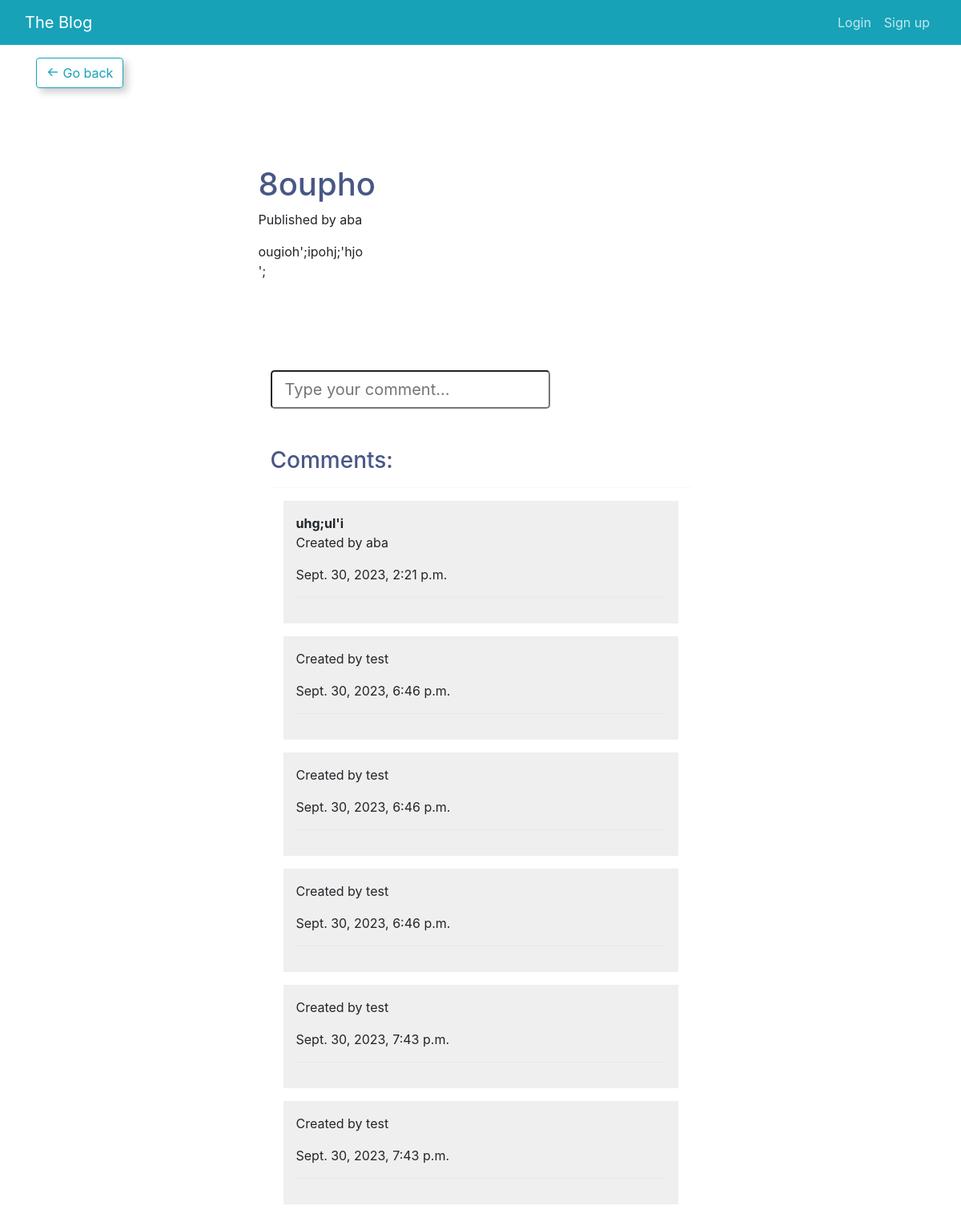
The page /blog/21/ on the database its author committed.
### blog/models.py (models this page shows, shortened)
class Post (models.Model):
    title = models.CharField(max_length=255)
    statue = models.CharField(max_length=2)
    content = HTMLField()
    owner = models.ForeignKey(
        User,
        on_delete=models.CASCADE,
        related_name='posts_owner'
    )
    publish_date = models.DateTimeField(auto_now_add=True)

class Comment (models.Model):
    post = models.ForeignKey(
        Post,
        on_delete=models.CASCADE
    )
    user = models.ForeignKey(
        User,
        on_delete=models.CASCADE,
        related_name='user_comments'
    )
    comment_content = models.CharField(max_length=255)
    publish_data = models.DateTimeField(auto_now_add=True)

### blog/views.py (the view, shortened to what this page needs)
# urls.py: path('blog/<int:pk>/', views.DetailPostView.as_view(), name='detail_post'),
class DetailPostView(DetailView):
    def get(self, request, pk):
        comments = Comment.objects.all().filter(post_id=pk).order_by('publish_data')
        post = Post.objects.all().filter(id=pk)
        return render(request, 'blog/blog_post.html', {'comments': comments, 'post': post[0]})

### blog/templates/blog/blog_post.html (shortened to what this page needs)
{% extends "blog/base.html" %}
{% block content %}
<div class="container">
    <div class="row">
        <div class="col-md-12 mx-auto mt-3">
            <a class="btn btn-outline-info" href="{% url 'index' %}">
                <i class="bx bx-arrow-back"></i> Go back
            </a>
        </div>
    </div>
    <div class="row mt-5">
        <div class="col-md-6 mx-auto mt-5 mb-5">
            <h1>{{ post.title }}</h1>
            <p class="date">
                Published {{ post.publish }} by {{ post.owner }}
            </p>
            {{ post.content|safe|linebreaks }}
        </div>
    </div>
    <div class="col-md-6 mx-auto mt-5 mb-5">
        <div class="mt-5">
            <form method="post" class="form-inline">
                <input type="text" name="comment_field" class="form-control-lg" placeholder="Type your comment...">
            </form>
        </div>
        <div class="mt-5">
            {% if not comments %}
            <h2>No comments yet.</h2>
            {% else %}
            <h3>Comments:</h3>
            <hr>
            {% for comment in comments %}
            <div class="mx-3 my-3 p-3" style="background-color: #efefef;">
                <strong>{{ comment.comment_content }}</strong>
                <p class="user">
                    Created by {{ comment.user }}
                </p>
                <p class="date">
                    {{ comment.publish_data }}
                </p>
                <hr>
            </div>
            {% endfor %}
            {% endif %}
        </div>
    </div>
</div>
{% endblock content %}

### blog/templates/blog/base.html (style rules this page uses)
* { max-width: 100%; }

### rows shown on the page
Post: title "8oupho", owner "aba", content "ougioh';ipohj;'hjo ';"
Comment: comment_content "uhg;ul'i", user "aba", publish_data "Sept. 30, 2023, 2:21 p.m."
Comment: user "test", publish_data "Sept. 30, 2023, 6:46 p.m."
Comment: user "test", publish_data "Sept. 30, 2023, 6:46 p.m."
Comment: user "test", publish_data "Sept. 30, 2023, 6:46 p.m."
Comment: user "test", publish_data "Sept. 30, 2023, 7:43 p.m."
Comment: user "test", publish_data "Sept. 30, 2023, 7:43 p.m."
